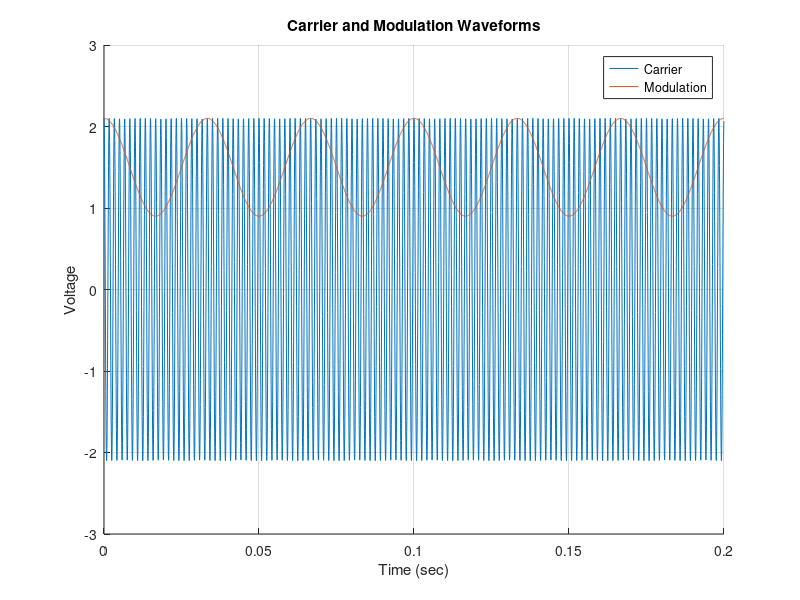
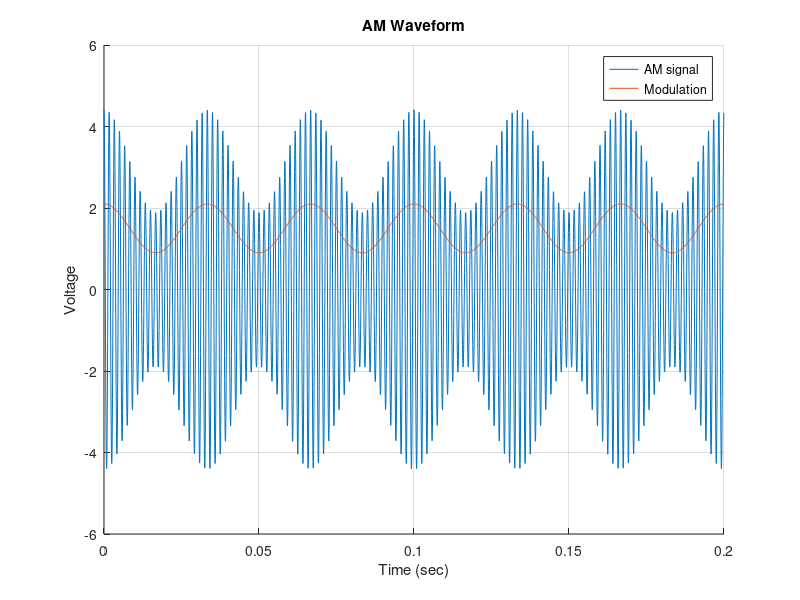
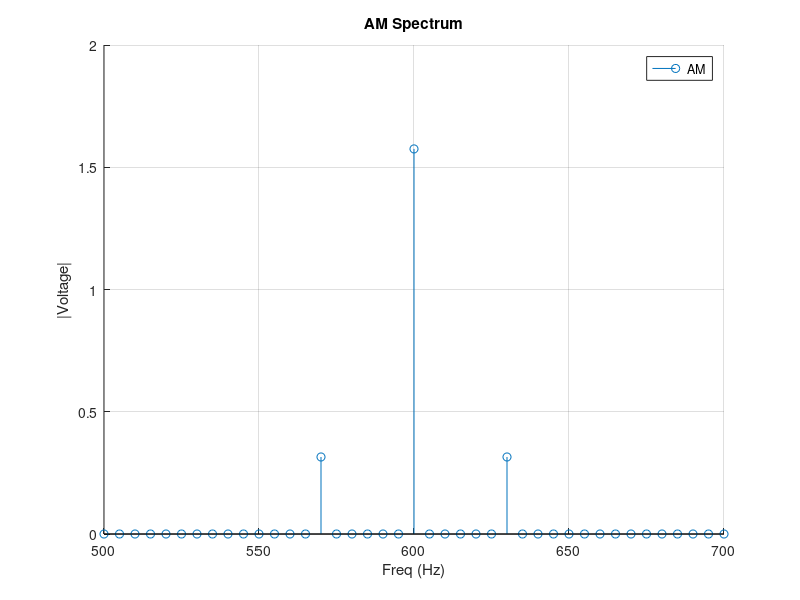

These charts were generated, in order, by the following MATLAB code:
% MatLab script to simulate AM with single frequency modulation 
mm=12;
N=2^mm;          % number of points in FFT/IFFT calculations
df = 5.0;        % frequency spacing of samples for FFT/IFFT
dt=1.0/(df*N);   % time spacing of samples for FFT/IFFT
fprintf('m=%d, N=%d, dt=%12g, df=%12g\n',mm,N,dt,df)
time=zeros(1,N,'double');   % array to hold time samples
freq=zeros(1,N,'double');   % array to hold frequency samples
for i = 1:N
    time(i)=dt*(i-1);   % populate the time samples at spacing dt
end;
for i =1:floor(N/2)
    freq(i)=df*(i-1);   % populate bottom half of freq samples at spacing df
end;
for i =2:floor(N/2)
    ii=N-i;
    freq(ii)=-df*(i+1); % populate top half of freq samples at spacing df
end;
carrier=zeros(1,N,'double');
modulation=zeros(1,N,'double');
AM_time=zeros(1,N,'double');
% carrier data
carrier_freq=600;
i600=600.0/df
carrier_w=2.0*pi*carrier_freq;
carrier_phase=0.0;
Ec=2.1;
% modulation data
modulation_freq=30;
i50=50.0/df
modulation_w=2.0*pi*modulation_freq;
modulation_phase=0.0;
Em=0.6;
E0=1.5;
Conv_Loss=1.0;
% form the signals as a function of time
for i = 1:N
    carrier(i)=Ec*cos(carrier_w*time(i)+carrier_phase);
    modulation(i)=E0+Em*cos(modulation_w*time(i)+modulation_phase);
    AM_time(i)=modulation(i)*carrier(i)/Conv_Loss;
end;
% FFT to find frequency response
AM_freq=fft(AM_time,N);
AM_mag_freq=zeros(1,N,'double');
for i = 1:N
    AM_mag_freq(i)=abs(AM_freq(i))/(1.0*N);
end;
%
% plot the signals
figure(1);
hold on;
grid on;
title 'Carrier and Modulation Waveforms'
xlabel('Time (sec)')
ylabel('Voltage')
plot(time,carrier)
plot(time,modulation)
legend('Carrier','Modulation')
hold off;
figure(2);
hold on;
grid on;
title 'AM Waveform'
xlabel('Time (sec)')
ylabel('Voltage')
% plot AM signal and the modulation
plot(time,AM_time)
plot(time,modulation)
legend('AM signal','Modulation')
% Remove comment to add 'envelopes' of the signal
%plot(time,2.0*modulation)
%plot(time,-2.0*modulation)
%legend('AM signal','Modulation','Envelope','- Envelope')
hold off;
%
figure(3);
hold on;
grid on;
title 'AM Spectrum'
xlabel('Freq (Hz)')
xlim([500, 700]) 
ylabel('|Voltage|')
%ylim([0, 100]) 
stem(freq,AM_mag_freq)
legend('AM')
hold off;


